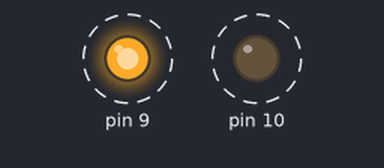
Bench run of a sketch on a simulated Arduino Uno, built with avr-gcc and run on an emulated ATmega328P. Shown: output pins drawn as LEDs (lit = HIGH). Dashed ring = blinking. What the sketch prints to the serial monitor is not drawn.

Above: at 0.5 s.
Timing chart, 0 to 4.6 s (numbered marks = the images above):
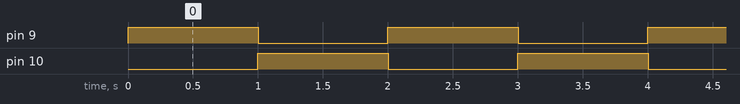

Measured:
- by itself, pin 9, pin 10: alternates HIGH for 1.0 s and LOW for 1.0 s
- by itself, everything shown: repeats every 2.0 s, in 4 steps

The sketch:

Master.ino
```cpp
#include <SPI.h>

void setup() {
  // Set the slaveSelectPin as an output:
  pinMode(10, OUTPUT);
  pinMode(9, OUTPUT);
  // Initialize SPI:
  SPI.begin();
  Serial.begin(9600);
  digitalWrite(9, HIGH);
  digitalWrite(10, HIGH);
  SPI.beginTransaction(SPISettings(9600, MSBFIRST, SPI_MODE0));
}
int i = 0;

void loop() {
  if(i >= 26){
    i = 0;
  }
  Serial.println("Sending Started !");
  // Enable Slave Select
  if (i % 2 == 0){
    digitalWrite(10, LOW);
    digitalWrite(9, HIGH);
  } else{
    digitalWrite(9, LOW);
    digitalWrite(10, HIGH);
  }

  // Send test data to the slave:
  SPI.transfer('A'+ i);
  // Disable Slave Select

  delay(1000);
  if (i % 2 == 0){
    digitalWrite(10, HIGH);
    Serial.println("Message sent to Slave A");
  } else{
    digitalWrite(9, HIGH);
    Serial.println("Message sent to Slave B");
  }
  i++;
   // Delay for 1 second
}
```
